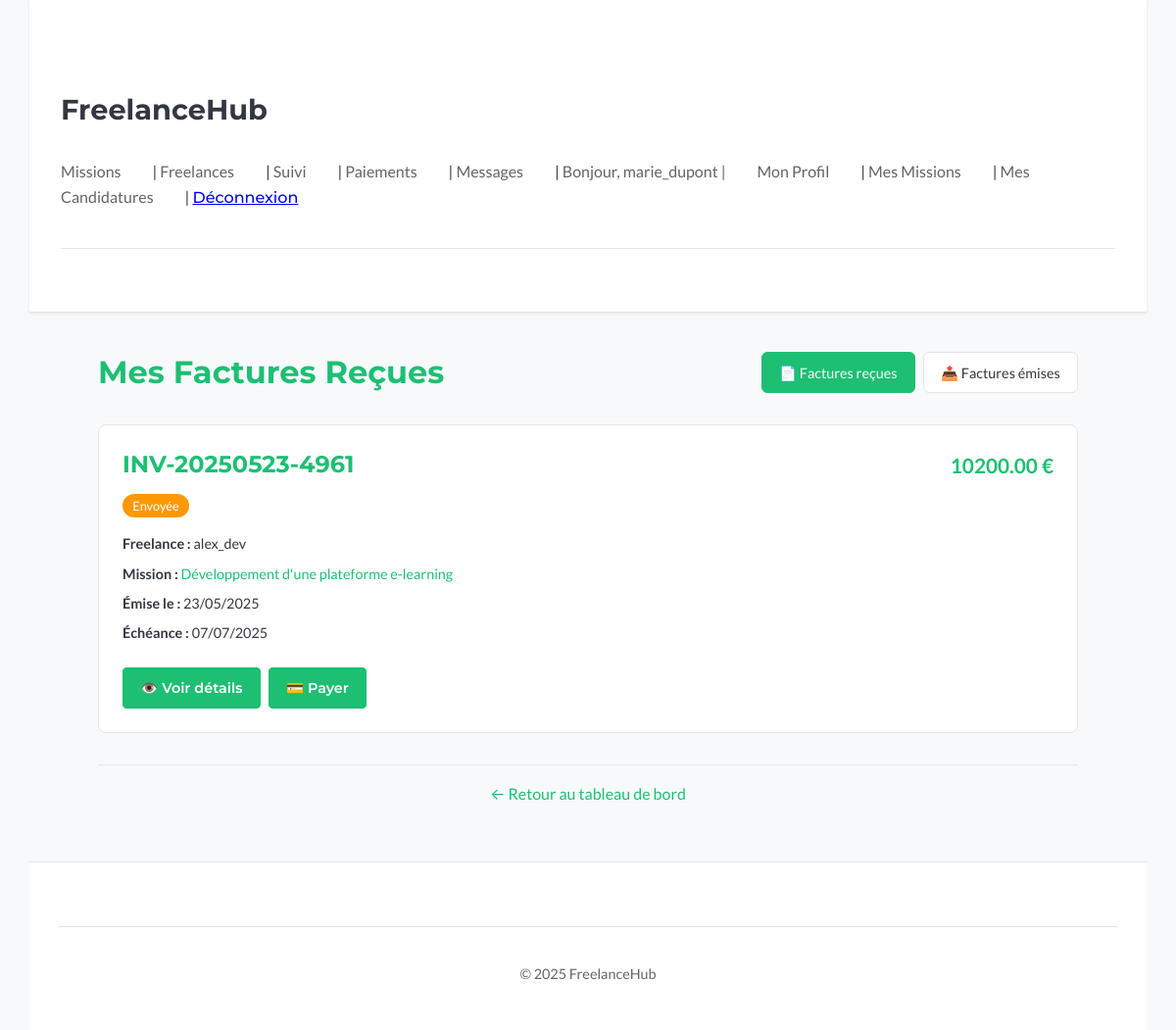
Page /payments/invoices/ (signed in) on the committed database.
### payments/models.py (models this page shows, shortened)
class Facture(models.Model):
    mission = models.ForeignKey(
        'missions.Mission',
        on_delete=models.SET_NULL,
        null=True,
        blank=True,
        related_name='factures',
        verbose_name="Mission associée"
    )
    client = models.ForeignKey(
        settings.AUTH_USER_MODEL,
        on_delete=models.PROTECT,
        related_name='factures_recues',
        verbose_name="Client facturé"
    )
    freelance = models.ForeignKey(
        settings.AUTH_USER_MODEL,
        on_delete=models.PROTECT,
        related_name='factures_emises',
        verbose_name="Freelance émetteur"
    )
    reference_facture = models.CharField(
        max_length=100,
        unique=True,
        verbose_name="Référence unique",
        default=generate_invoice_reference
    )
    montant_ht = models.DecimalField(
        max_digits=10,
        decimal_places=2,
        verbose_name="Montant HT (€)",
        validators=[MinValueValidator(Decimal('0.01'))]
    )
    tva_taux = models.DecimalField(
        max_digits=5,
        decimal_places=2,
        default=0.00,
        verbose_name="Taux TVA (%)",
        validators=[MinValueValidator(Decimal('0.00'))]
    )
    montant_ttc = models.DecimalField(
        max_digits=10,
        decimal_places=2,
        verbose_name="Montant TTC (€)",
        default=0.00
    )
    commission_taux = models.DecimalField(
        max_digits=5,
        decimal_places=2,
        default=5.00,
        verbose_name="Taux de commission (%)",
        help_text="Commission de FreelanceHub"
    )
    commission_montant = models.DecimalField(
        max_digits=10,
        decimal_places=2,
        default=0.00,
        verbose_name="Montant de commission (€)"
    )
    montant_freelance = models.DecimalField(
        max_digits=10,
        decimal_places=2,
        default=0.00,
        verbose_name="Montant pour le freelance (€)"
    )
    date_emission = models.DateTimeField(auto_now_add=True, verbose_name="Date d'émission")
    date_echeance = models.DateField(verbose_name="Date d'échéance")
    date_paiement = models.DateTimeField(null=True, blank=True, verbose_name="Date de paiement")
    statut = models.CharField(
        max_length=20,
        choices=FactureStatus.choices,
        default=FactureStatus.DRAFT,
        verbose_name="Statut"
    )
    notes = models.TextField(blank=True, null=True, verbose_name="Notes / Détails")
    @property
    def can_be_paid(self):
        return self.statut in [FactureStatus.SENT, FactureStatus.OVERDUE]
    class Meta:
        verbose_name = "Facture"
        verbose_name_plural = "Factures"
        ordering = ['-date_emission']

### missions/models.py (models this page shows, shortened)
class Mission(models.Model):
    client = models.ForeignKey(
        settings.AUTH_USER_MODEL,
        on_delete=models.CASCADE,  # Si le client est supprimé, ses missions aussi
        related_name="missions_publiees",
        verbose_name="Client",
    )
    titre = models.CharField(max_length=255, verbose_name="Titre de la mission")
    description = models.TextField(verbose_name="Description détaillée")
    competences_requises = models.TextField(
        blank=True, null=True, verbose_name="Compétences requises"
    )  # Ou ManyToMany vers un modèle Skill
    budget_propose = models.DecimalField(
        max_digits=10,
        decimal_places=2,
        blank=True,
        null=True,
        verbose_name="Budget proposé (€)",
    )
    duree_estimee = models.CharField(
        max_length=100, blank=True, null=True, verbose_name="Durée estimée"
    )  # Ex: "2 semaines", "1 mois"
    date_publication = models.DateTimeField(
        auto_now_add=True, verbose_name="Date de publication"
    )  # Se met automatiquement à la création
    date_limite_candidature = models.DateField(
        blank=True, null=True, verbose_name="Date limite pour postuler"
    )
    date_debut_souhaitee = models.DateField(
        blank=True, null=True, verbose_name="Date de début souhaitée"
    )
    date_fin_souhaitee = models.DateField(
        blank=True, null=True, verbose_name="Date de fin souhaitée"
    )
    statut = models.CharField(
        max_length=20,
        choices=MissionStatus.choices,
        default=MissionStatus.OPEN,
        verbose_name="Statut",
    )
    freelance_assigne = models.ForeignKey(
        settings.AUTH_USER_MODEL,
        on_delete=models.SET_NULL,  # Si le freelance est supprimé, la mission n'est plus assignée mais existe toujours
        related_name="missions_assignees",
        blank=True,  # Non obligatoire (au début, pas de freelance assigné)
        null=True,  # Peut être vide en BDD
        verbose_name="Freelance Assigné",
    )
    class Meta:
        verbose_name = "Mission"
        verbose_name_plural = "Missions"
        ordering = [
            "-date_publication"
        ]  # Ordonner par défaut les missions de la plus récente à la plus ancienne

### payments/views.py (the view)
# urls.py: path('invoices/', views.invoice_list, name='invoice_list'),
@login_required
def invoice_list(request):
    user = request.user
    role = request.GET.get("role", "client")
    if role == "freelance":
        factures = Facture.objects.filter(freelance=user)
        page_title = "Mes Factures Émises"
    else:
        factures = Facture.objects.filter(client=user)
        page_title = "Mes Factures Reçues"
    factures = factures.order_by("-date_emission")
    paginator = Paginator(factures, 10)
    page_number = request.GET.get("page")
    page_obj = paginator.get_page(page_number)
    context = {
        "page_obj": page_obj,
        "role": role,
        "page_title": page_title,
    }
    return render(request, "payments/invoice_list.html", context)

### payments/templates/payments/invoice_list.html (shortened to what this page needs)
{% extends "base.html" %}
{% block content %}
  <div class="invoice-list-container">
    <div class="page-header">
      <h2>{{ page_title }}</h2>
      <div class="role-switcher">
        <a href="{% url 'payments:invoice_list' %}?role=client"
           class="role-button {% if role == 'client' %}active{% endif %}">
          📄 Factures reçues
        </a>
        <a href="{% url 'payments:invoice_list' %}?role=freelance"
           class="role-button {% if role == 'freelance' %}active{% endif %}">
          📤 Factures émises
        </a>
      </div>
    </div>
    {% if page_obj %}
      <div class="invoices-grid">
        {% for facture in page_obj %}
          <div class="invoice-card">
            <div class="invoice-header">
              <div class="invoice-ref">
                <h4>{{ facture.reference_facture }}</h4>
                <span class="invoice-status status-{{ facture.statut|lower }}">
                  {{ facture.get_statut_display }}
                </span>
              </div>
              <div class="invoice-amount">
                {{ facture.montant_ttc }} €
              </div>
            </div>
            <div class="invoice-details">
              {% if role == 'client' %}
                <p><strong>Freelance :</strong> {{ facture.freelance.username }}</p>
              {% else %}
                <p><strong>Client :</strong> {{ facture.client.username }}</p>
              {% endif %}
              {% if facture.mission %}
                <p><strong>Mission :</strong>
                  <a href="{% url 'missions:detail' facture.mission.pk %}">
                    {{ facture.mission.titre|truncatechars:50 }}
                  </a>
                </p>
              {% endif %}
              <p><strong>Émise le :</strong> {{ facture.date_emission|date:"d/m/Y" }}</p>
              <p><strong>Échéance :</strong> {{ facture.date_echeance|date:"d/m/Y" }}</p>
            </div>
            <div class="invoice-actions">
              <a href="{% url 'payments:invoice_detail' facture.pk %}" class="button button-secondary">
                👁️ Voir détails
              </a>
              {% if facture.can_be_paid and role == 'client' %}
                <a href="{% url 'payments:payment_page' facture.pk %}" class="button">
                  💳 Payer
                </a>
              {% endif %}
            </div>
          </div>
        {% endfor %}
      </div>
    {% endif %}
    <div class="back-to-dashboard">
      <a href="{% url 'payments:dashboard' %}">← Retour au tableau de bord</a>
    </div>
  </div>
{% endblock %}

### templates/base.html (shortened to what this page needs)
{% load static %}
<!doctype html>
<html lang="fr">
<head>
    <link rel="stylesheet" href="{% static 'css/style.css' %}">
</head>
<body>
    <header>
        <h1><a href="{% url 'home' %}">FreelanceHub</a></h1>
        <nav>
            <a href="{% url 'missions:list' %}">Missions</a> |
            <a href="{% url 'users:freelance_search' %}">Freelances</a> |
            {% if user.is_authenticated %}
                <a href="{% url 'missions:tracking_dashboard' %}">Suivi</a> |
                <a href="{% url 'payments:dashboard' %}">Paiements</a> |
                <a href="{% url 'messaging:list' %}">Messages</a> |
                <span>Bonjour, {{ user.username }} | </span>
                <a href="{% url 'users:profile' %}">Mon Profil</a> |
                <a href="{% url 'missions:my_missions' %}">Mes Missions</a> |
                <a href="{% url 'missions:my_applications' %}">Mes Candidatures</a> |
                <form action="{% url 'users:logout' %}" method="post" style="display: inline;">
                    <button type="submit" style="background:none; border:none; padding:0; color: blue; text-decoration:underline; cursor:pointer;">Déconnexion</button>
                </form>
            {% else %}
                <a href="{% url 'users:login' %}">Connexion</a> |
                <a href="{% url 'users:register' %}">Inscription</a>
            {% endif %}
        </nav>
        <hr>
    </header>
    <main>
        {% block content %}{% endblock %}
    </main>
    <footer>
        <hr>
        <p>© 2025 FreelanceHub</p>
    </footer>
</body>
</html>

### static/css/style.css (style rules this page uses)
:root { --bg-color: #f7f9fa; --surface-color: #ffffff; --text-color: #333740; --text-secondary: #62646a; --accent-color: #1dbf73; --accent-color-darker: #19a366; --border-color: #e4e5e7; --error-bg: #f8d7da; --error-text: #721c24; --error-border: #f5c6cb; --success-bg: #d4edda; --success-text: #155724; --success-border: #c3e6cb; --info-bg: #d1ecf1; --info-text: #0c5460; --info-border: #bee5eb; --font-primary: 'Lato', system-ui, -apple-system, BlinkMacSystemFont, 'Segoe UI', Roboto, Oxygen, Ubuntu, Cantarell, 'Open Sans', 'Helvetica Neue', sans-serif; --font-headings: 'Montserrat', system-ui, -apple-system, BlinkMacSystemFont, 'Segoe UI', Roboto, Oxygen, Ubuntu, Cantarell, 'Open Sans', 'Helvetica Neue', sans-serif; --shadow-sm: 0 1px 3px rgba(0, 0, 0, 0.08); --shadow-md: 0 3px 6px rgba(0, 0, 0, 0.1); --shadow-lg: 0 10px 20px rgba(0,0,0,0.12); --transition-speed: 0.25s; --transition-ease: ease-in-out; }
*, *::before, *::after { box-sizing: border-box; }
html { scroll-behavior: smooth; }
body { margin: 0; font-family: var(--font-primary); background-color: var(--bg-color); color: var(--text-color); line-height: 1.6; font-size: 16px; display: flex; flex-direction: column; min-height: 100vh; }
h1, h2, h3, h4, h5, h6 { font-family: var(--font-headings); font-weight: 700; margin-top: 1.5em; margin-bottom: 0.75em; color: var(--text-color); }
h1 { font-size: 2.5rem; line-height: 1.2; }
h2 { font-size: 2rem; line-height: 1.2; }
h4 { font-size: 1.5rem; line-height: 1.3; }
p { margin-bottom: 1.2em; }
a { color: var(--accent-color); text-decoration: none; transition: color var(--transition-speed) var(--transition-ease); }
hr { border: none; border-top: 1px solid var(--border-color); margin: 2.5em 0; }
header, main, footer { width: 100%; max-width: 1140px; margin-left: auto; margin-right: auto; padding: 1.5em 2em; }
main { flex-grow: 1; padding-top: 2.5em; padding-bottom: 3.5em; }
header { background-color: var(--surface-color); padding-top: 1.5em; padding-bottom: 1.5em; border-bottom: 1px solid var(--border-color); box-shadow: var(--shadow-sm); }
header h1 a { color: var(--text-color); text-decoration: none; font-weight: 700; font-size: 1.8rem; }
header nav { margin-top: 1em; font-size: 1rem; }
header nav a, header nav span { margin-right: 1.8em; color: var(--text-secondary); font-weight: 500; }
header nav form button { color: var(--text-secondary); font-size: inherit; font-weight: 500; background: none; border: none; padding: 0; cursor: pointer; }
form { margin-top: 1.5em; }
button, input[type="submit"], a.button { display: inline-block; padding: 0.75em 1.75em; font-family: var(--font-headings); font-size: 1rem; font-weight: 600; text-align: center; text-decoration: none; color: #ffffff; background-color: var(--accent-color); border: 1px solid var(--accent-color); border-radius: 4px; cursor: pointer; transition: background-color var(--transition-speed) var(--transition-ease), border-color var(--transition-speed) var(--transition-ease), transform var(--transition-speed) var(--transition-ease), box-shadow var(--transition-speed) var(--transition-ease); }
.button-secondary { background-color: var(--surface-color); color: var(--accent-color); border: 1px solid var(--accent-color); }
main { animation: fadeInUp 0.5s var(--transition-ease) 0.1s forwards; }
footer { margin-top: auto; padding-top: 2em; padding-bottom: 2em; text-align: center; font-size: 0.9rem; color: var(--text-secondary); border-top: 1px solid var(--border-color); background-color: var(--surface-color); }

### rows in the picture
Facture: reference_facture "INV-20250523-4961", statut "Envoyée", montant_ttc "10200.00", freelance.username "alex_dev", mission.titre "Développement d'une plateforme e-learning", date_emission "23/05/2025", date_echeance "07/07/2025", shows "💳 Payer"

### other values in the picture
{{ user.username }} "marie_dupont"
{{ page_title }} "Mes Factures Reçues"
